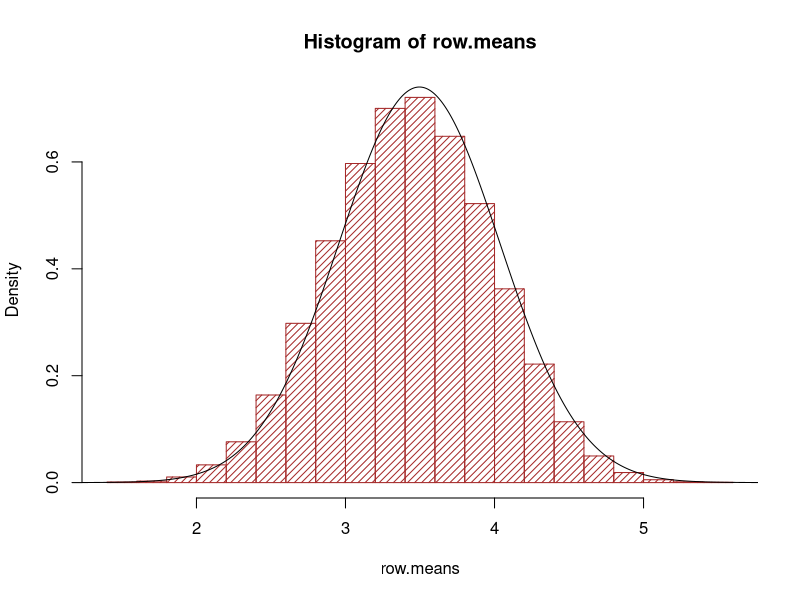

R code for this plot:
## ---- chunk 1
# Apply works on each row of a matrix.  Create the matrix first.
# 1) Create a vector (which is "dimensionless"; it's a single
# column of data with many rows.
ROLLS <- 1000000
v <- sample(x=1:6, size = ROLLS, replace = TRUE)
head(v, 20)
# 2) The "matrix" command puts dimensions on this vector.
mx <- matrix(data=v, ncol=10, byrow = TRUE)
head(mx)

# Now that we have the matrix, "apply" applies a function to
# each row of the matrix, and returns the result as a vector
BYROW <- 1
row.means <- apply(X = mx, MARGIN = BYROW, FUN = mean)
head(row.means)

# Let's see the distribution of the row means.  It approximates
# a normal distribution, as predicted by the Central Limit Theorem.
hist(row.means, col="brown", density=20, freq = FALSE)
temp.x <- seq(0,6,.01)
lines(temp.x, dnorm(temp.x, mean=mean(row.means), sd=sd(row.means)))
## ---- chunk 2
# Let's create a simple matrix and get the sum of each column
simple.mx <- matrix(data=c(1,2,3,
                           1000,1200,1100,
                           34,18,22),ncol = 3,byrow = FALSE)
colnames(simple.mx) <- c("subject","income","age")
BYCOL <- 2
(col.sums <- apply(X=simple.mx, MARGIN = BYCOL, FUN = sum))
# Let's show the matrix with its sums at the end of each column
rbind(simple.mx, col.sums)
## ---- chunk 3
# First, we need a list
lst <- list()
lst$element1 <- (data.frame(x=1:3, y=4:6, z=c(NA,NA,NA)))
lst$element2 <- 1:100
(lr <- lapply(lst, sum, na.rm=TRUE))

## ---- chunk 4
(lsr <- sapply(lst, sum, na.rm=TRUE))
## ---- chunk 5
my.func <- function(o) {
  # This function returns column sum and the count of elements
  c(sum(o), NROW(o))
}
res <- sapply(lst, my.func)
rownames(res) <- c("sums","elements")
res

## ---- chunk 6
# Create a dataframe with groups
(df.pops <- read.csv(file = "vt_nh_counties.csv"))
# Use the population as the numeric field to group,
# and the state as the item to group on.
(state.pops <- tapply(X=df.pops$Population, INDEX = df.pops$State, FUN = sum))
## ---- chunk 7
# use the same data frame
# XXX THIS IS NOT THE BEST EXAMPLE
by(data = df.pops, INDICES = df.pops$State, FUN = function(df) {lm})
